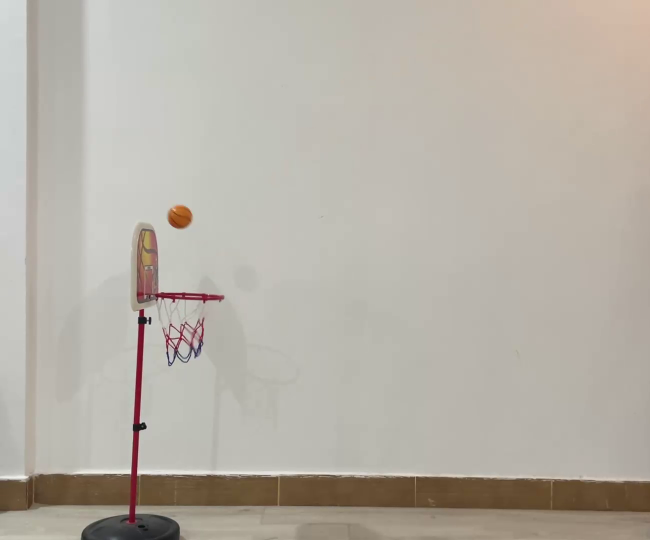
#> input picture Files/Ball.png, 1300 x 1080 px (shown at 1/2 size)
$ python colorfinder.py
#> lines starting #> are read from the running program, lines starting #| are printed output that depends on the picture; after the words box and inside, x2 and y2 are one past the last pixel; in counts of white or black regions, pixels touching at a corner belong together
import cv2
import numpy as np

def empty(a):
    pass

cv2.namedWindow("Trackbars")
cv2.resizeWindow("Trackbars",640,240)
cv2.createTrackbar("Hue Min","Trackbars",0,179,empty)
#> slider 'Hue Min' is set to 35
cv2.createTrackbar("Hue Max","Trackbars",179,179,empty)
cv2.createTrackbar("Sat Min","Trackbars",0,255,empty)
#> slider 'Sat Min' is set to 51
cv2.createTrackbar("Sat Max","Trackbars",255,255,empty)
cv2.createTrackbar("Val Min","Trackbars",0,255,empty)
#> slider 'Val Min' is set to 51
cv2.createTrackbar("Val Max","Trackbars",255,255,empty)

while True:
    image = cv2.imread("Files/Ball.png")
#> image is the input picture: shape (1080, 1300, 3); mean B, G, R 166.9, 176.4, 182.2
    image = cv2.resize(image, (0,0),None,0.41,0.4)
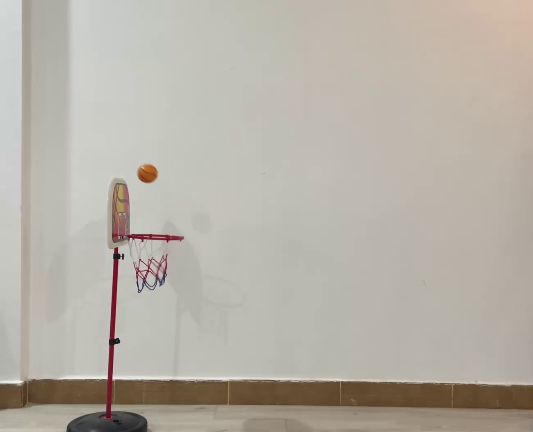
#> image: shape (432, 533, 3); mean B, G, R 166.9, 176.4, 182.2
    imageHSV = cv2.cvtColor(image, cv2.COLOR_BGR2HSV)
#> imageHSV: shape (432, 533, 3); mean H, S, V 25, 25.3, 182.4
    h_min = cv2.getTrackbarPos("Hue Min","Trackbars")
    h_max = cv2.getTrackbarPos("Hue Max", "Trackbars")
    s_min = cv2.getTrackbarPos("Sat Min", "Trackbars")
    s_max = cv2.getTrackbarPos("Sat Max", "Trackbars")
    v_min = cv2.getTrackbarPos("Val Min", "Trackbars")
    v_max = cv2.getTrackbarPos("Val Max", "Trackbars")
    print(h_min,h_max,s_min,s_max,v_min,v_max)
    lower = np.array([h_min,s_min,v_min])
    upper = np.array([h_max,s_max,v_max])
    mask= cv2.inRange(imageHSV,lower,upper)
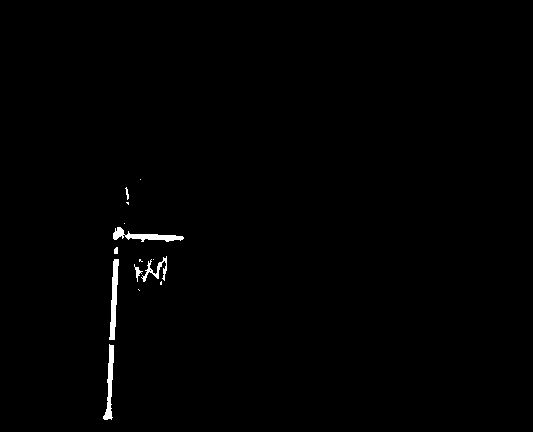
#> mask: shape (432, 533); 0.67% white; 14 white regions (7 under 20 px), largest, box (x1, y1, x2, y2) and area: (109, 259, 119, 340) 431, (113, 227, 184, 242) 419, (103, 344, 114, 420) 375
    cv2.imshow("original image",image)
    cv2.imshow("HSV image",imageHSV)
    cv2.imshow("Masked image",mask)

    if cv2.waitKey(1) & 0xFF==ord("1"):
#> (key Esc is pressed here)
        break;
